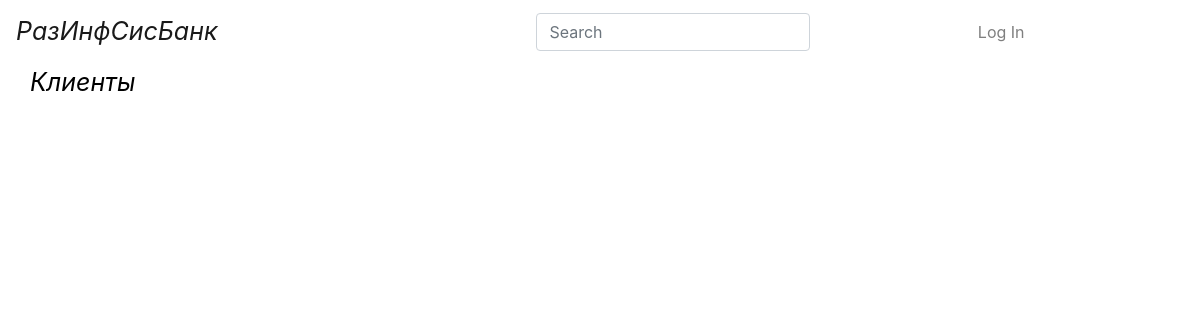
Before: / with the older database file.
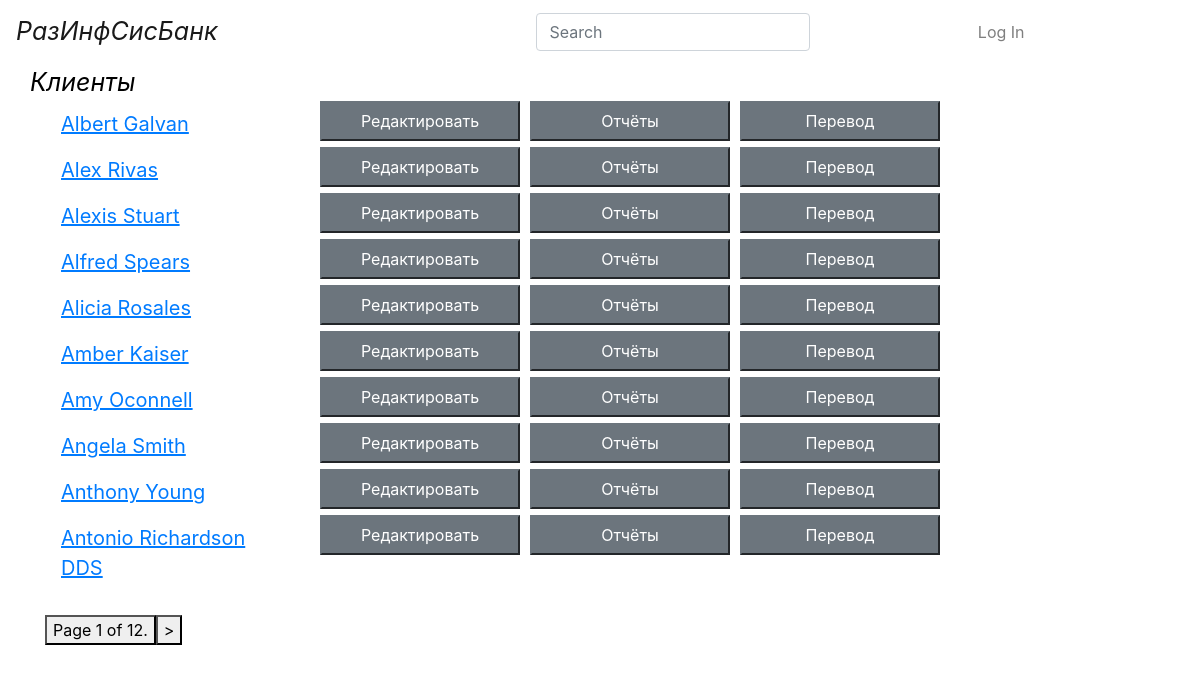
After: the same page with the newer database file.
### bs/models.py (models this page shows)
class Client(models.Model):
    full_name = models.CharField(max_length=30)
    login = models.CharField(max_length=20)
    birthday = models.DateField()
    contract_number = models.CharField(max_length=10)
    date_conclusion = models.DateField()
    tel = models.CharField(max_length=12)
    address = models.CharField(max_length=100)

### bs/views.py (the view)
# urls.py: path('', views.index, name='index'),
def index(request):
    user_list = Client.objects.all().order_by('full_name')
    user_list = paginator(user_list, request)
    return render(request, 'bs/index.html', {"users": user_list})

### bs/views.py (called while the page is built)
def paginator(user_list, request):
    paginator = Paginator(user_list, 10)
    page = request.GET.get('page')
    try:
        user_list = paginator.page(page)
    except PageNotAnInteger:
        user_list = paginator.page(1)
    except EmptyPage:
        user_list = paginator.page(paginator.num_pages)
    return user_list

### bs/templates/bs/index.html
{% include "bs/base.html" %}
{% load static %}
{% block content %}
{% include "bs/nav_panel.html" %}
    <main role="main" class="container">
        <div class="row">
            <div class="col-lg-12">
                <div class="row">
                    <span class="headline">Клиенты</span>
                </div>
                {% for user in users %}
                <div class="row">
                    <div class="col-lg-3">
                        <a class="nav-link" href="#"><span class="user_name">{{user.full_name}}</span></a>
                    </div>
                    <button type="button" class="btn_list">Редактировать</button>
                    <button type="button" class="btn_list">Отчёты</button>
                    <button type="button" class="btn_list">Перевод</button>
                </div>
                {% endfor %}
                <br>
                {% include "bs/paginator.html" %}
            </div>
        </div>
    </main>
{% endblock %}

### bs/templates/bs/base.html (shortened to what this page needs)
{% load static %}
<!DOCTYPE html>
<html lang="en">
<head>
    <link rel="stylesheet" href="{% static "css/bootstrap.min.css" %}">
    <link rel="stylesheet" href="{% static "css/index.css" %}">
</head>
<body>
</body>
</html>

### bs/templates/bs/nav_panel.html (shortened to what this page needs)
<header>
      <nav class="navbar navbar-expand-lg navbar-light bg-white">
          <div class="d-flex flex-grow-1">
              <a class="navbar-brand" href="index.html"><span class="headline"> РазИнфСисБанк</span></a>
          </div>
          <div class="form-inline collapse navbar-collapse" id="navbarCollapse">
              <ul class="navbar-nav mr-auto">
                  <form class="form-inline mt-2 mt-md-0">
                      <input class="form-control mr-sm-2" type="text" placeholder="Search" aria-label="Search">
                  </form>
              </ul>
              <ui class="navbar-nav mr-auto">
                  {% if user.is_authenticated %}
                        <li class="nav-item dropdown">
                            <a class="nav-link dropdown-toggle" href="#" id="navbarDropdownMenuLink" data-toggle="dropdown" aria-haspopup="true" aria-expanded="false">
                                <span class="text_style">{{ user.get_username }}</span>
                            </a>
                            <div class="dropdown-menu" aria-labelledby="navbarDropdownMenuLink">
                                <a class="nav-link dropdown-item" href="settings.html"><span class="text_style">Settings</span></a>
                                <a class="nav-link dropdown-item" href="{% url 'logout'%}"><span class="text_style">Log Out</span></a>
                            </div>
                        </li>
                  {% else %}
                        <li><a class="nav-link" href="{% url 'login'%}?next={{request.path}}"><span class="text_style">Log In</span></a></li>
                  {% endif %}
              </ui>
          </div>
      </nav>
</header>

### bs/templates/bs/paginator.html (shortened to what this page needs)
{% if users.has_other_pages %}
<div class="pagination">
    <span class="step-links pagination">
    <span class="current">
        <button type="button" class="listing_btn"> Page {{ users.number }} of {{ users.paginator.num_pages }}.</button>
    </span>
    {% if users.has_next %}
        <a href="?page={{ users.next_page_number }}"><button type="button" class="listing_btn">></button></a>
    {% endif %}
    </span>
</div>
{% endif %}

### static/css/index.css (style rules this page uses)
body { background-color: #ffffff; color: #000000; }
button.btn_list { color: #fff; background-color: #6c757d; border-color: #6c757d; margin-left: 5px; margin-right: 5px; width: 200px; height: 40px; }
.user_name { font-size: 20px; text-decoration: underline; color: #007bff; }
.headline { font-size: 25px; font-style: italic; }

Changed rows visible on the page:
added Client: full_name "Albert Galvan"
added Client: full_name "Alex Rivas"
added Client: full_name "Alexis Stuart"
added Client: full_name "Alfred Spears"
added Client: full_name "Alicia Rosales"
added Client: full_name "Amber Kaiser"
added Client: full_name "Amy Oconnell"
added Client: full_name "Angela Smith"
added Client: full_name "Anthony Young"
added Client: full_name "Antonio Richardson DDS"
Other visible differences:
{{ users.number }}: (not shown) → "1"
{{ users.paginator.num_pages }}: (not shown) → "12"
text now shown: "Page of . >"
